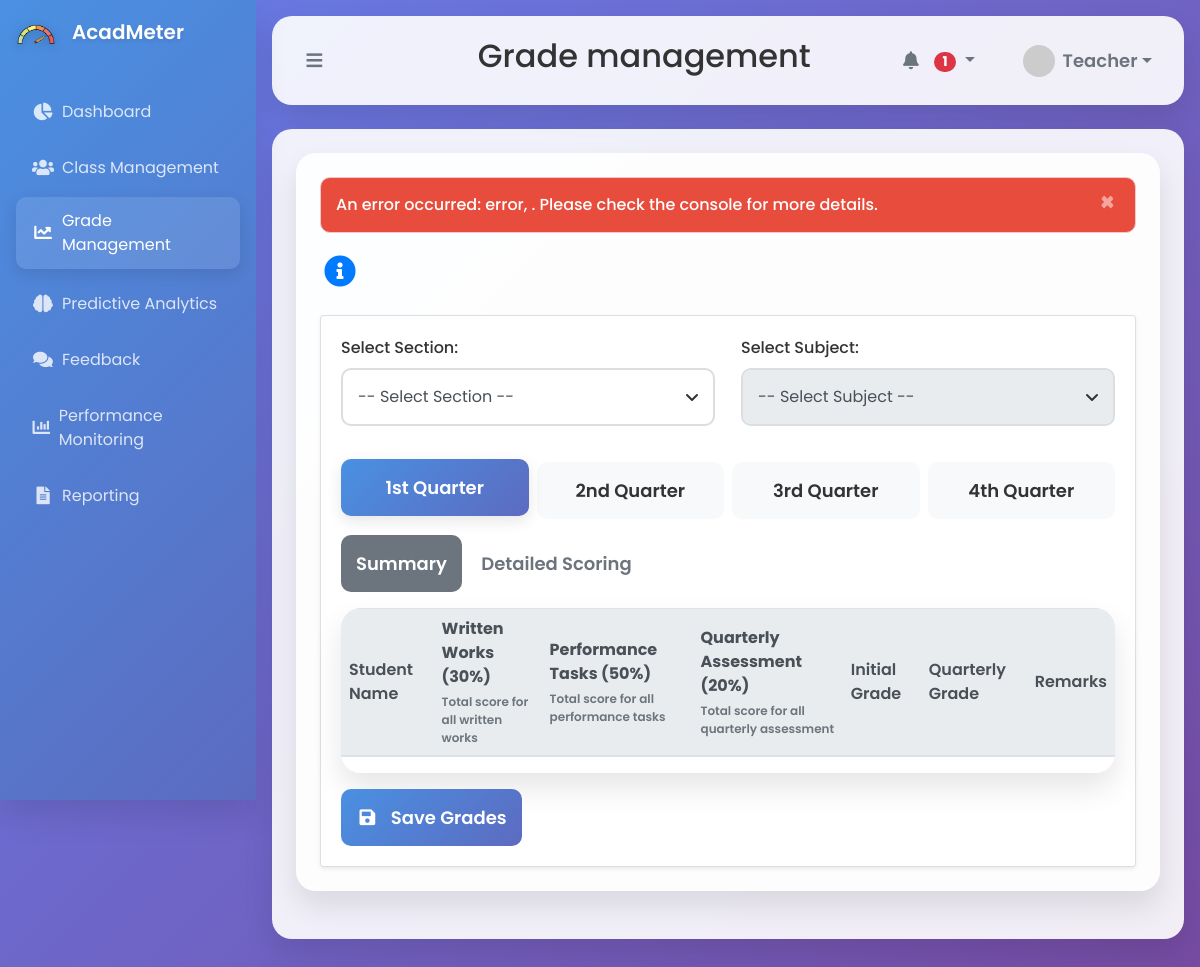
Screenshot of /public/teacher_dashboard.php?view=grade_management (signed in) with the database file from the repository.
### tables this page shows
CREATE TABLE `grade_components` (
  `component_id` int(11) NOT NULL,
  `component_name` varchar(50) NOT NULL,
  `weight` decimal(5,2) NOT NULL
);

### public/views/grade_management.php (the view, shortened to what this page needs)
<?php
require_once __DIR__ . '/../../server/controllers/grade_management_controller.php';
$quarters = [1, 2, 3, 4];
$components = [];
$gradeComponentsQuery = "SELECT component_id, component_name, weight FROM grade_components";
$result = $conn->query($gradeComponentsQuery);
if ($result) {
    while ($row = $result->fetch_assoc()) {
        $components[] = [
            'component_id' => (int)$row['component_id'],
            'name' => $row['component_name'],
            'weight' => (float)$row['weight']
        ];
    }
} else {
    die("Error fetching grade components: " . $conn->error);
}
function getOrdinalSuffix($number) {
    if (!in_array(($number % 100), [11, 12, 13])) {
        switch ($number % 10) {
            case 1:  return $number . 'st';
            case 2:  return $number . 'nd';
            case 3:  return $number . 'rd';
        }
    }
    return $number . 'th';
}
?>
<!DOCTYPE html>
<html lang="en">
<head>
    <link rel="stylesheet" href="https://stackpath.bootstrapcdn.com/bootstrap/4.5.2/css/bootstrap.min.css">
    <link rel="stylesheet" href="https://cdnjs.cloudflare.com/ajax/libs/font-awesome/5.15.3/css/all.min.css">
    <link rel="stylesheet" href="/AcadMeter/public/assets/css/styles.css">
</head>
<body>
    <div id="grade-management" class="content-section">
        <h2 class="mb-4"><i class="fas fa-info-circle text-primary" data-toggle="tooltip" title="Manage and record student grades for different components."></i></h2>
        <div class="card shadow-sm">
            <div class="card-body">
                <form id="gradeForm" method="post" action="">
                    <div class="form-row">
                        <div class="form-group col-md-6">
                            <label for="section">Select Section:</label>
                            <select id="section" name="section" class="form-control" required>
                                <option value="">-- Select Section --</option>
                            </select>
                        </div>
                        <div class="form-group col-md-6">
                            <label for="subject">Select Subject:</label>
                            <select id="subject" name="subject" class="form-control" required disabled>
                                <option value="">-- Select Subject --</option>
                            </select>
                        </div>
                    </div>
                    <div class="quarter-tabs mb-3">
                        <?php foreach ($quarters as $quarter): ?>
                            <button type="button" class="btn btn-outline-primary tab-btn<?php echo $quarter === 1 ? ' active' : ''; ?>" data-quarter="<?php echo $quarter; ?>">
                                <?php echo getOrdinalSuffix($quarter) . ' Quarter'; ?>
                            </button>
                        <?php endforeach; ?>
                    </div>
                    <div class="grade-tabs mb-3">
                        <button type="button" class="btn btn-outline-secondary grade-tab active" data-tab="summary">Summary</button>
                        <button type="button" class="btn btn-outline-secondary grade-tab" data-tab="detailed">Detailed Scoring</button>
                    </div>
                    <div id="summary-tab" class="tab-content active">
                        <div class="table-responsive">
                            <table id="gradeTable" class="table table-striped table-hover">
                                <thead class="thead-light">
                                    <tr>
                                        <th>Student Name</th>
                                        <?php foreach ($components as $component): ?>
                                            <th>
                                                <div class="component-header">
                                                    <?php echo htmlspecialchars($component['name']); ?> (<?php echo htmlspecialchars($component['weight']); ?>%)
                                                </div>
                                                <div class="component-description">
                                                    Total score for all <?php echo strtolower(htmlspecialchars($component['name'])); ?>
                                                </div>
                                            </th>
                                        <?php endforeach; ?>
                                        <th>Initial Grade</th>
                                        <th>Quarterly Grade</th>
                                        <th>Remarks</th>
                                    </tr>
                                </thead>
                            </table>
                        </div>
                    </div>
                    <button type="submit" class="btn btn-primary save-grades mt-3">
                        <i class="fas fa-save"></i> Save Grades
                    </button>
                </form>
            </div>
        </div>
    </div>
</body>
</html>

### public/teacher_dashboard.php (shortened to what this page needs)
<?php
$allowed_views = ['dashboard_overview', 'class_management', 'grade_management', 'performance_monitoring', 'predictive_analytics', 'feedback', 'reporting'];
$view = isset($_GET['view']) && in_array($_GET['view'], $allowed_views) ? $_GET['view'] : 'dashboard_overview';
$view_file = __DIR__ . "/views/{$view}.php";
?>
<!DOCTYPE html>
<html lang="en">
<head>
    <link rel="stylesheet" href="https://cdnjs.cloudflare.com/ajax/libs/font-awesome/5.15.4/css/all.min.css">
    <link rel="stylesheet" href="https://stackpath.bootstrapcdn.com/bootstrap/4.5.2/css/bootstrap.min.css">
    <link rel="stylesheet" href="/AcadMeter/public/assets/css/styles.css">
    <link rel="stylesheet" href="/AcadMeter/public/assets/css/teacher_dashboard.css">
    <link rel="stylesheet" href="/AcadMeter/public/assets/css/class_management.css">
</head>
<body>
    <div id="toastContainer" class="position-fixed top-0 end-0 p-3" style="z-index: 1050;"></div>
    <div class="dashboard-container">
        <aside class="sidebar">
            <div class="sidebar-header">
                <img src="/AcadMeter/public/assets/img/acadmeter_logo.png" alt="AcadMeter Logo" class="logo">
                <h3>AcadMeter</h3>
            </div>
            <nav class="sidebar-nav">
                <a href="?view=dashboard_overview" class="nav-link <?php echo $view === 'dashboard_overview' ? 'active' : ''; ?>">
                    <i class="fas fa-chart-pie"></i>
                    <span>Dashboard</span>
                </a>
                <a href="?view=class_management" class="nav-link <?php echo $view === 'class_management' ? 'active' : ''; ?>">
                    <i class="fas fa-users"></i>
                    <span>Class Management</span>
                </a>
                <a href="?view=grade_management" class="nav-link <?php echo $view === 'grade_management' ? 'active' : ''; ?>">
                    <i class="fas fa-chart-line"></i>
                    <span>Grade Management</span>
                </a>
                <a href="?view=predictive_analytics" class="nav-link <?php echo $view === 'predictive_analytics' ? 'active' : ''; ?>">
                    <i class="fas fa-brain"></i>
                    <span>Predictive Analytics</span>
                </a>
                <a href="?view=feedback" class="nav-link <?php echo $view === 'feedback' ? 'active' : ''; ?>">
                    <i class="fas fa-comments"></i>
                    <span>Feedback</span>
                </a>
                <a href="?view=performance_monitoring" class="nav-link <?php echo $view === 'performance_monitoring' ? 'active' : ''; ?>">
                    <i class="fas fa-chart-bar"></i>
                    <span>Performance Monitoring</span>
                </a>
                <a href="?view=reporting" class="nav-link <?php echo $view === 'reporting' ? 'active' : ''; ?>">
                    <i class="fas fa-file-alt"></i>
                    <span>Reporting</span>
                </a>
            </nav>
        </aside>
        <main class="main-content">
            <header class="top-bar d-flex justify-content-between align-items-center p-3">
                <button id="sidebar-toggle" class="btn btn-outline-secondary" aria-label="Toggle Sidebar">
                    <i class="fas fa-bars"></i>
                </button>
                <h2 id="section-title">
                    <?php echo ucfirst(str_replace('_', ' ', $view)); ?>
                </h2>
                <div class="user-actions d-flex align-items-center">
                    <div class="dropdown mr-3">
                        <button class="btn btn-outline-secondary dropdown-toggle" type="button" id="notificationIcon" aria-label="Notifications" data-toggle="dropdown" aria-haspopup="true" aria-expanded="false">
                            <i class="fas fa-bell"></i>
                            <span id="notification-count" class="badge badge-pill badge-danger">0</span>
                        </button>
                    </div>
                    <div class="dropdown">
                        <button class="btn btn-outline-secondary dropdown-toggle d-flex align-items-center" type="button" id="profileIcon" aria-label="User Menu" data-toggle="dropdown" aria-haspopup="true" aria-expanded="false">
                            <img src="https://ui-avatars.com/api/?name=Teacher&background=0D8ABC&color=fff" alt="User Avatar" class="user-avatar mr-2" style="width:32px; height:32px; border-radius:50%;">
                            <span>Teacher</span>
                        </button>
                    </div>
                </div>
            </header>
            <section class="content-section p-4">
                <?php include($view_file); ?>
            </section>
        </main>
    </div>
</body>
</html>

### public/views/grade_management.php (style rules this page uses)
.tab-content { display: none; }
.tab-content.active { display: block; }
.component-header { font-weight: bold; color: #495057; display: flex; justify-content: space-between; align-items: center; }
.component-description { font-size: 12px; color: #6c757d; margin-top: 4px; }

### rows the page displays
grade_components: component_name "Written Works", weight "30", component_name "written works"
grade_components: component_name "Performance Tasks", weight "50", component_name "performance tasks"
grade_components: component_name "Quarterly Assessment", weight "20", component_name "quarterly assessment"

### other values shown
str_replace('_', ' ', $view) "Grade management"
getOrdinalSuffix($quarter) "1st"
getOrdinalSuffix($quarter) "2nd"
getOrdinalSuffix($quarter) "3rd"
getOrdinalSuffix($quarter) "4th"
